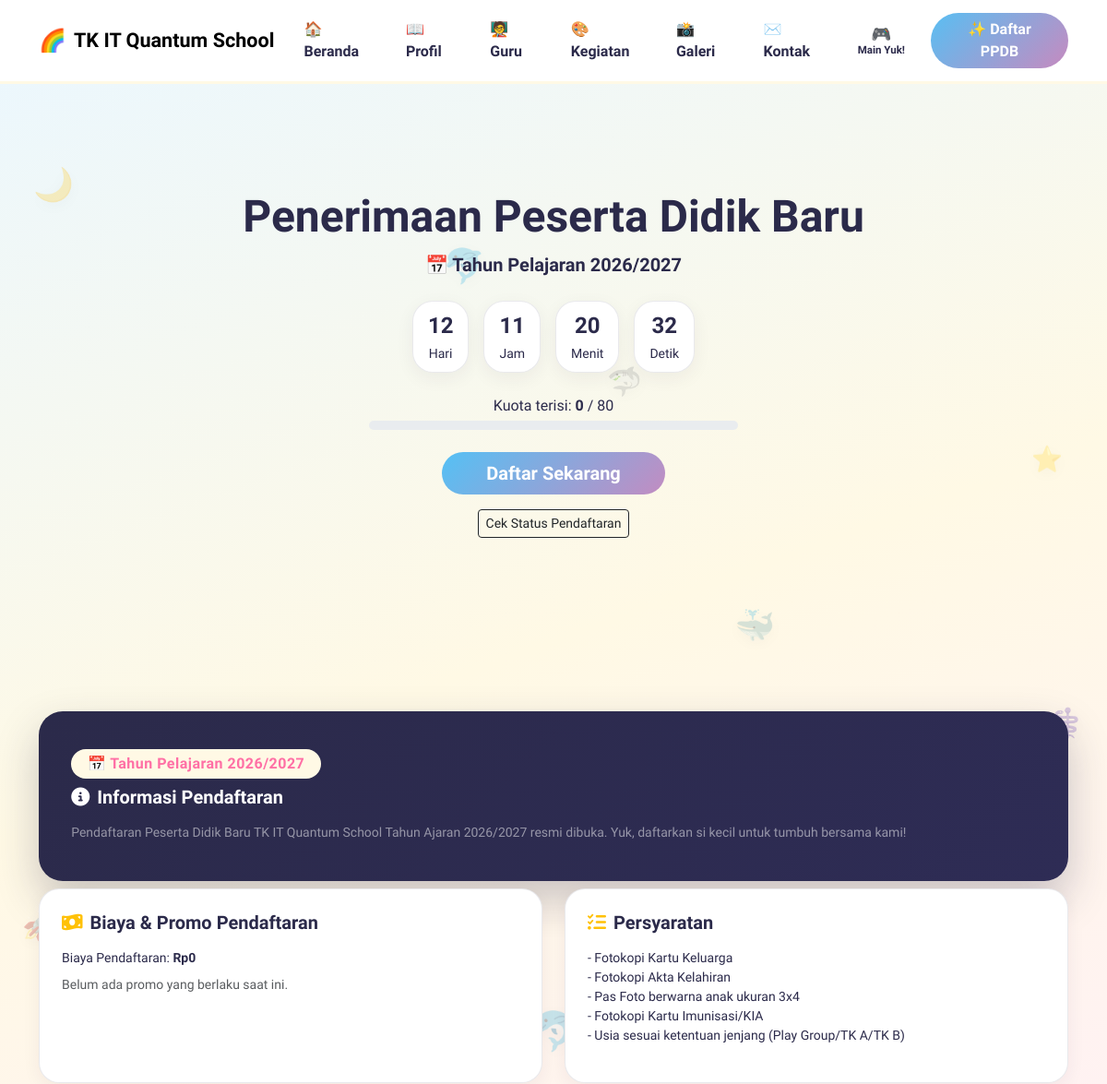
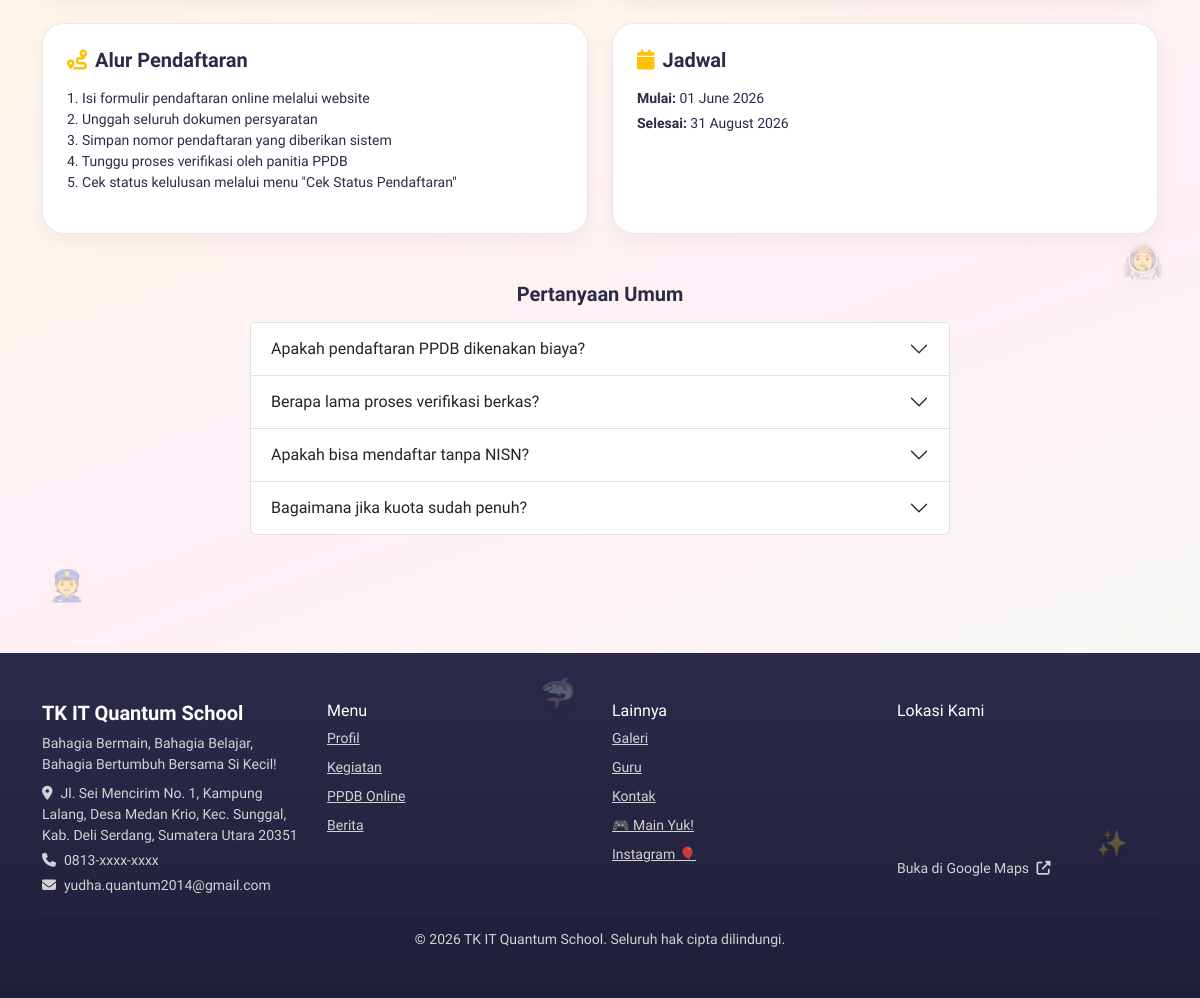
/ppdb, run on the app's committed database (2 pictures, top to bottom).
### tables this page shows
CREATE TABLE pengaturan_website (
    id INT AUTO_INCREMENT PRIMARY KEY,
    nama_sekolah VARCHAR(150) NOT NULL DEFAULT 'TK IT Quantum School',
    tagline VARCHAR(255) NULL,
    alamat TEXT NULL,
    email VARCHAR(100) NULL,
    telepon VARCHAR(30) NULL,
    logo VARCHAR(255) NULL,
    favicon VARCHAR(255) NULL,
    logo_login VARCHAR(255) NULL,
    logo_navbar VARCHAR(255) NULL,
    logo_footer VARCHAR(255) NULL,
    foto_kepsek VARCHAR(255) NULL,
    banner_hero VARCHAR(255) NULL,
    warna_primary VARCHAR(20) DEFAULT '#FFC107',
    warna_secondary VARCHAR(20) DEFAULT '#FFF8E1',
    warna_accent VARCHAR(20) DEFAULT '#FF9800',
    facebook VARCHAR(255) NULL,
    instagram VARCHAR(255) NULL,
    youtube VARCHAR(255) NULL,
    tiktok VARCHAR(255) NULL,
    maps_embed TEXT NULL,
    musik_latar VARCHAR(255) NULL,
    musik_aktif ENUM('ya','tidak') NOT NULL DEFAULT 'tidak',
    updated_at TIMESTAMP DEFAULT CURRENT_TIMESTAMP ON UPDATE CURRENT_TIMESTAMP
);

CREATE TABLE ppdb_pengaturan (
    id INT AUTO_INCREMENT PRIMARY KEY,
    tahun_ajaran VARCHAR(20) NOT NULL,
    status ENUM('aktif','nonaktif') DEFAULT 'nonaktif',
    kuota INT NOT NULL DEFAULT 0,
    tanggal_mulai DATE NULL,
    tanggal_selesai DATE NULL,
    biaya_pendaftaran DECIMAL(10,2) DEFAULT 0,
    banner VARCHAR(255) NULL,
    promo_nama VARCHAR(150) NULL,
    promo_potongan DECIMAL(10,2) NULL DEFAULT 0,
    promo_mulai DATE NULL,
    promo_selesai DATE NULL,
    tampil_beranda ENUM('ya','tidak') NOT NULL DEFAULT 'ya',
    cta_judul VARCHAR(200) NULL,
    cta_subjudul VARCHAR(255) NULL,
    informasi TEXT NULL,
    persyaratan TEXT NULL,
    alur_pendaftaran TEXT NULL,
    created_at TIMESTAMP DEFAULT CURRENT_TIMESTAMP,
    updated_at TIMESTAMP DEFAULT CURRENT_TIMESTAMP ON UPDATE CURRENT_TIMESTAMP
);

CREATE TABLE ppdb_faq (
    id INT AUTO_INCREMENT PRIMARY KEY,
    pertanyaan VARCHAR(255) NOT NULL,
    jawaban TEXT NOT NULL,
    urutan INT DEFAULT 0
);

### views/ppdb/index.php (the view, shortened to what the rows shown need)
<section class="hero" style="min-height:60vh;" id="ppdb">
  <div class="container py-5">
    <div class="text-center" data-aos="fade-up">
      <h1 class="display-5 fw-bold">Penerimaan Peserta Didik Baru</h1>
      <?php if ($ppdb): ?>
        <p class="lead fw-bold">📅 Tahun Pelajaran <?= htmlspecialchars($ppdb['tahun_ajaran']) ?></p>
        <?php if ($kuotaPenuh): ?>
          <div class="alert alert-dark d-inline-block px-5 py-3 fw-bold mt-3">KUOTA TELAH PENUH</div>
        <?php else: ?>
          <div id="countdown" class="d-flex justify-content-center gap-3 my-4"></div>
          <p class="mb-1">Kuota terisi: <strong><?= $terdaftar ?></strong> / <?= (int) $ppdb['kuota'] ?></p>
          <div class="progress mx-auto mb-4" style="max-width:400px;height:10px;">
          </div>
          <a href="<?= $this->appConfig['base_url'] ?>/ppdb/daftar" class="btn btn-accent btn-lg px-5">Daftar Sekarang</a>
        <?php endif; ?>
        <div>
          <a href="<?= $this->appConfig['base_url'] ?>/ppdb/cekStatus" class="btn btn-outline-dark btn-sm mt-3">Cek Status Pendaftaran</a>
        </div>
      <?php else: ?>
        <div class="alert alert-dark d-inline-block px-5 py-3 fw-bold mt-3">PPDB TELAH DITUTUP</div>
      <?php endif; ?>
    </div>
  </div>
</section>
<?php if ($ppdb): ?>
<section>
  <div class="container">
    <?php if (!empty($ppdb['banner']) || !empty($ppdb['informasi'])): ?>
    <div class="ppdb-panel mb-2" data-aos="fade-up">
      <div class="ppdb-panel-text">
        <span class="badge badge-gold ppdb-panel-year-badge mb-2 align-self-start">📅 Tahun Pelajaran <?= htmlspecialchars($ppdb['tahun_ajaran']) ?></span>
        <h5 class="fw-bold text-white mb-3"><i class="fa-solid fa-circle-info me-2"></i>Informasi Pendaftaran</h5>
        <p class="small text-white-50 mb-0"><?= nl2br(htmlspecialchars($ppdb['informasi'] ?? '')) ?></p>
      </div>
    </div>
    <?php endif; ?>
    <div class="row g-4">
      <div class="col-md-6" data-aos="fade-up">
        <div class="glass-card p-4 h-100">
          <h5 class="fw-bold mb-3"><i class="fa-solid fa-money-bill-wave text-warning me-2"></i>Biaya &amp; Promo Pendaftaran</h5>
          <p class="small mb-2">Biaya Pendaftaran: <strong>Rp<?= number_format((float)($ppdb['biaya_pendaftaran'] ?? 0), 0, ',', '.') ?></strong></p>
          <?php if (!empty($ppdb['promo_nama']) && (float)($ppdb['promo_potongan'] ?? 0) > 0): ?>
          <div class="alert alert-warning small py-2 mb-0">🏷️ Promo <strong><?= htmlspecialchars($ppdb['promo_nama']) ?></strong> — potongan Rp<?= number_format((float)$ppdb['promo_potongan'], 0, ',', '.') ?>
            <?php if (!empty($ppdb['promo_mulai']) || !empty($ppdb['promo_selesai'])): ?>
              <br><small>Periode: <?= !empty($ppdb['promo_mulai']) ? date('d M Y', strtotime($ppdb['promo_mulai'])) : '-' ?> s/d <?= !empty($ppdb['promo_selesai']) ? date('d M Y', strtotime($ppdb['promo_selesai'])) : '-' ?></small>
            <?php endif; ?>
          </div>
          <?php else: ?>
            <p class="small text-muted mb-0">Belum ada promo yang berlaku saat ini.</p>
          <?php endif; ?>
        </div>
      </div>
      <div class="col-md-6" data-aos="fade-up">
        <div class="glass-card p-4 h-100">
          <h5 class="fw-bold mb-3"><i class="fa-solid fa-list-check text-warning me-2"></i>Persyaratan</h5>
          <p class="small"><?= nl2br(htmlspecialchars($ppdb['persyaratan'] ?? '- Fotokopi Kartu Keluarga
- Fotokopi Akta Kelahiran
- Pas Foto 3x4
- Fotokopi Rapor Terakhir')) ?></p>
        </div>
      </div>
      <div class="col-md-6" data-aos="fade-up">
        <div class="glass-card p-4 h-100">
          <h5 class="fw-bold mb-3"><i class="fa-solid fa-route text-warning me-2"></i>Alur Pendaftaran</h5>
          <p class="small"><?= nl2br(htmlspecialchars($ppdb['alur_pendaftaran'] ?? '1. Isi formulir pendaftaran online
2. Unggah dokumen persyaratan
3. Simpan nomor pendaftaran
4. Tunggu verifikasi dari panitia PPDB')) ?></p>
        </div>
      </div>
      <div class="col-md-6" data-aos="fade-up">
        <div class="glass-card p-4 h-100">
          <h5 class="fw-bold mb-3"><i class="fa-solid fa-calendar text-warning me-2"></i>Jadwal</h5>
          <p class="small mb-1"><strong>Mulai:</strong> <?= !empty($ppdb['tanggal_mulai']) ? date('d F Y', strtotime($ppdb['tanggal_mulai'])) : '-' ?></p>
          <p class="small mb-0"><strong>Selesai:</strong> <?= !empty($ppdb['tanggal_selesai']) ? date('d F Y', strtotime($ppdb['tanggal_selesai'])) : '-' ?></p>
        </div>
      </div>
    </div>
    <?php if (!empty($faq)): ?>
    <h5 class="fw-bold text-center mt-5 mb-3" data-aos="fade-up">Pertanyaan Umum</h5>
    <div class="accordion mx-auto" style="max-width:700px;" id="faqAccordion" data-aos="fade-up">
      <?php foreach ($faq as $i => $f): ?>
      <div class="accordion-item">
        <h2 class="accordion-header">
          <button class="accordion-button collapsed" type="button" data-bs-toggle="collapse" data-bs-target="#faq<?= $i ?>">
            <?= htmlspecialchars($f['pertanyaan']) ?>
          </button>
        </h2>
      </div>
      <?php endforeach; ?>
    </div>
    <?php endif; ?>
  </div>
</section>
<?php endif; ?>

### views/layouts/main.php (shortened to what the rows shown need)
<!DOCTYPE html>
<html lang="id">
<head>
<link rel="stylesheet" href="https://cdn.jsdelivr.net/npm/bootstrap@5.3.3/dist/css/bootstrap.min.css">
<link rel="stylesheet" href="https://cdnjs.cloudflare.com/ajax/libs/font-awesome/6.5.1/css/all.min.css">
<link rel="stylesheet" href="https://unpkg.com/aos@2.3.1/dist/aos.css">
<link rel="stylesheet" href="https://cdn.jsdelivr.net/npm/lightbox2@2.11.4/dist/css/lightbox.min.css">
</head>
<body>
<?php
  try {
    $tampilMenuPermainan = (new PermainanPengaturanModel())->get()['tampil_menu'] ?? 'ya';
  } catch (PDOException $e) {
    $tampilMenuPermainan = 'ya';
  }
?>
<nav class="navbar navbar-expand-lg sticky-top" id="mainNavbar">
  <div class="container">
    <a class="navbar-brand fw-bold font-display d-flex align-items-center gap-2" href="<?= $this->appConfig['base_url'] ?>/">
      <?php if (!empty($pengaturan['logo_navbar'])): ?>
        <img src="<?= $this->appConfig['base_url'] ?>/<?= htmlspecialchars($pengaturan['logo_navbar']) ?>" height="40" style="border-radius:50%;">
      <?php else: ?>
        <span style="font-size:1.5rem;">🌈</span>
      <?php endif; ?>
      <?= htmlspecialchars($pengaturan['nama_sekolah'] ?? 'TK IT Quantum School') ?>
    </a>
    <div class="collapse navbar-collapse" id="navMenu">
      <ul class="navbar-nav ms-auto align-items-lg-center gap-lg-1">
        <li class="nav-item"><a class="nav-link px-3" href="<?= $this->appConfig['base_url'] ?>/">🏠 Beranda</a></li>
        <li class="nav-item"><a class="nav-link px-3" href="<?= $this->appConfig['base_url'] ?>/profil">📖 Profil</a></li>
        <li class="nav-item"><a class="nav-link px-3" href="<?= $this->appConfig['base_url'] ?>/guru">🧑‍🏫 Guru</a></li>
        <li class="nav-item"><a class="nav-link px-3" href="<?= $this->appConfig['base_url'] ?>/akademik">🎨 Kegiatan</a></li>
        <li class="nav-item"><a class="nav-link px-3" href="<?= $this->appConfig['base_url'] ?>/#galeri">📸 Galeri</a></li>
        <li class="nav-item"><a class="nav-link px-3" href="<?= $this->appConfig['base_url'] ?>/kontak">✉️ Kontak</a></li>
        <?php if ($tampilMenuPermainan === 'ya'): ?>
        <li class="nav-item"><a class="nav-link px-3 nav-link-stacked" href="<?= $this->appConfig['base_url'] ?>/permainan"><span class="nav-link-stacked-icon">🎮</span><span class="nav-link-stacked-text">Main Yuk!</span></a></li>
        <?php endif; ?>
        <li class="nav-item ms-lg-2"><a class="btn btn-accent px-4 rounded-pill" href="<?= $this->appConfig['base_url'] ?>/ppdb">✨ Daftar PPDB</a></li>
      </ul>
    </div>
  </div>
</nav>
<div class="site-deco" aria-hidden="true">
  <span class="deco-item" style="top:8%; left:3%; font-size:2.2rem; animation-delay:0s;">🌙</span>
  <span class="deco-item" style="top:22%; right:4%; font-size:1.7rem; animation-delay:.6s;">⭐</span>
  <span class="deco-item" style="top:45%; left:2%; font-size:2rem; animation-delay:1.2s;">🚀</span>
  <span class="deco-item" style="top:65%; right:3%; font-size:2.1rem; animation-delay:1.8s;">👨‍🚀</span>
  <span class="deco-item" style="top:80%; left:4%; font-size:1.9rem; animation-delay:2.4s;">👮</span>
  <span class="deco-item" style="top:35%; right:2%; font-size:1.9rem; animation-delay:.3s;">⚕️</span>
  <span class="deco-item" style="top:92%; right:6%; font-size:1.6rem; animation-delay:1.5s;">✨</span>
  <span class="deco-item deco-swim" style="top:12%; left:40%; font-size:2.3rem; animation-delay:.4s;">🐬</span>
  <span class="deco-item deco-jump" style="top:50%; left:48%; font-size:2.6rem; animation-delay:1s;">🐬</span>
  <span class="deco-item deco-swim" style="top:75%; left:55%; font-size:2.4rem; animation-delay:2s; filter:hue-rotate(200deg) drop-shadow(0 4px 8px rgba(43,42,74,.12));">🐳</span>
  <span class="deco-item deco-jump" style="top:30%; right:30%; font-size:2.2rem; animation-delay:.7s;">🐳</span>
  <span class="deco-item deco-swim" style="top:60%; left:25%; font-size:2rem; animation-delay:1.4s; filter:hue-rotate(320deg) saturate(1.6) drop-shadow(0 4px 8px rgba(43,42,74,.12));">🦈</span>
  <span class="deco-item deco-swim" style="top:18%; right:42%; font-size:1.9rem; animation-delay:2.1s; filter:hue-rotate(90deg) saturate(1.8) drop-shadow(0 4px 8px rgba(43,42,74,.12));">🦈</span>
  <span class="deco-item deco-jump" style="top:85%; left:45%; font-size:1.8rem; animation-delay:1.8s; filter:hue-rotate(180deg) saturate(1.7) drop-shadow(0 4px 8px rgba(43,42,74,.12));">🦈</span>
  <span class="deco-item deco-swim" style="top:40%; left:8%; font-size:1.7rem; animation-delay:.9s; filter:hue-rotate(260deg) saturate(1.5) drop-shadow(0 4px 8px rgba(43,42,74,.12));">🦈</span>
</div>
<?= $content ?>
<?php
  $mapsUrl = $pengaturan['maps_embed'] ?? '';
  $isValidMaps = $mapsUrl && preg_match('#^https://www\.google\.com/maps/embed#', $mapsUrl);
  $mapsLinkOut = null;
  if (!empty($pengaturan['alamat'])) {
    $mapsLinkOut = 'https://www.google.com/maps/search/?api=1&query=' . urlencode($pengaturan['alamat']);
  }
  if (!$isValidMaps && !empty($pengaturan['alamat'])) {
    $mapsUrl = 'https://www.google.com/maps?q=' . urlencode($pengaturan['alamat']) . '&output=embed';
    $isValidMaps = true;
  }
  $base = $this->appConfig['base_url'];
?>
<footer class="py-5 mt-5" id="lokasi">
  <div class="container">
    <div class="row g-4">
      <div class="col-md-3">
        <h5 class="fw-bold font-display d-flex align-items-center gap-2">
          <?= htmlspecialchars($pengaturan['nama_sekolah'] ?? 'TK IT Quantum School') ?>
        </h5>
        <p class="small mb-2"><?= htmlspecialchars($pengaturan['tagline'] ?? '') ?></p>
        <p class="small mb-1"><i class="fa-solid fa-location-dot me-2"></i><?= htmlspecialchars($pengaturan['alamat'] ?? '') ?></p>
        <p class="small mb-1"><i class="fa-solid fa-phone me-2"></i><?= htmlspecialchars($pengaturan['telepon'] ?? '') ?></p>
        <p class="small mb-0"><i class="fa-solid fa-envelope me-2"></i><?= htmlspecialchars($pengaturan['email'] ?? '') ?></p>
      </div>
      <div class="col-6 col-md-3">
        <h6>Menu</h6>
        <ul class="list-unstyled small">
          <li class="mb-2"><a href="<?= $base ?>/profil">Profil</a></li>
          <li class="mb-2"><a href="<?= $base ?>/akademik">Kegiatan</a></li>
          <li class="mb-2"><a href="<?= $base ?>/ppdb">PPDB Online</a></li>
          <li class="mb-2"><a href="<?= $base ?>/#berita">Berita</a></li>
        </ul>
      </div>
      <div class="col-6 col-md-3">
        <h6>Lainnya</h6>
        <ul class="list-unstyled small">
          <li class="mb-2"><a href="<?= $base ?>/#galeri">Galeri</a></li>
          <li class="mb-2"><a href="<?= $base ?>/guru">Guru</a></li>
          <li class="mb-2"><a href="<?= $base ?>/kontak">Kontak</a></li>
          <?php if ($tampilMenuPermainan === 'ya'): ?>
          <li class="mb-2"><a href="<?= $base ?>/permainan">🎮 Main Yuk!</a></li>
          <?php endif; ?>
          <li class="mb-2"><a href="<?= htmlspecialchars($pengaturan['instagram'] ?? 'https://www.instagram.com/tkitquantum.school/') ?>" target="_blank">Instagram 🎈</a></li>
        </ul>
      </div>
      <div class="col-md-3">
        <h6 class="mb-2">Lokasi Kami</h6>
        <?php if ($isValidMaps): ?>
        <div class="rounded-3 overflow-hidden mb-2" style="height:120px; filter:grayscale(.1);">
          <iframe src="<?= htmlspecialchars($mapsUrl) ?>" style="border:0;width:100%;height:100%;" loading="lazy"></iframe>
        </div>
        <?php if ($mapsLinkOut): ?>
        <a href="<?= htmlspecialchars($mapsLinkOut) ?>" target="_blank" class="small text-decoration-none">
          Buka di Google Maps <i class="fa-solid fa-up-right-from-square ms-1"></i>
        </a>
        <?php endif; ?>
        <?php else: ?>
          <p class="small mb-0">Peta lokasi belum diatur oleh admin.</p>
        <?php endif; ?>
      </div>
    </div>
    <hr style="border-color:rgba(255,255,255,.12);">
    <p class="text-center small mb-0">&copy; <?= date('Y') ?> <?= htmlspecialchars($pengaturan['nama_sekolah'] ?? 'TK IT Quantum School') ?>. Seluruh hak cipta dilindungi.</p>
  </div>
</footer>
</body>
</html>

### data on the page
pengaturan_website: nama_sekolah "TK IT Quantum School", tagline "Bahagia Bermain, Bahagia Belajar, Bahagia Bertumbuh Bersama Si Kecil!", alamat "Jl. Sei Mencirim No. 1, Kampung Lalang, Desa Medan Krio, Kec. Sunggal, Kab. Deli Serdang, Sumatera Utara 20351", telepon "0813-xxxx-xxxx", email "yudha.quantum2014@gmail.com"
ppdb_pengaturan: tahun_ajaran "2026/2027", kuota "80", informasi "Pendaftaran Peserta Didik Baru TK IT Quantum School Tahun Ajaran 2026/2027 resmi dibuka. Yuk, daftarkan si kecil untuk tumbuh bersama kami!", biaya_pendaftaran "0", persyaratan "- Fotokopi Kartu Keluarga - Fotokopi Akta Kelahiran - Pas Foto berwarna anak ukuran 3x4 - Fotokopi Kartu Imunisasi/KIA - Usia sesuai ketentuan jenjang (Play Group/TK A/TK B)", alur_pendaftaran "1. Isi formulir pendaftaran online melalui website 2. Unggah seluruh dokumen persyaratan 3. Simpan nomor pendaftaran yang diberikan sistem 4. Tunggu proses verifikasi oleh panitia PPDB 5. Cek status kelulusan melalui menu \"Cek Status Pendaftaran\"", tanggal_mulai "01 June 2026", tanggal_selesai "31 August 2026"
ppdb_faq: pertanyaan "Apakah pendaftaran PPDB dikenakan biaya?"
ppdb_faq: pertanyaan "Berapa lama proses verifikasi berkas?"
ppdb_faq: pertanyaan "Apakah bisa mendaftar tanpa NISN?"
ppdb_faq: pertanyaan "Bagaimana jika kuota sudah penuh?"

### other printed values
$terdaftar "0"
